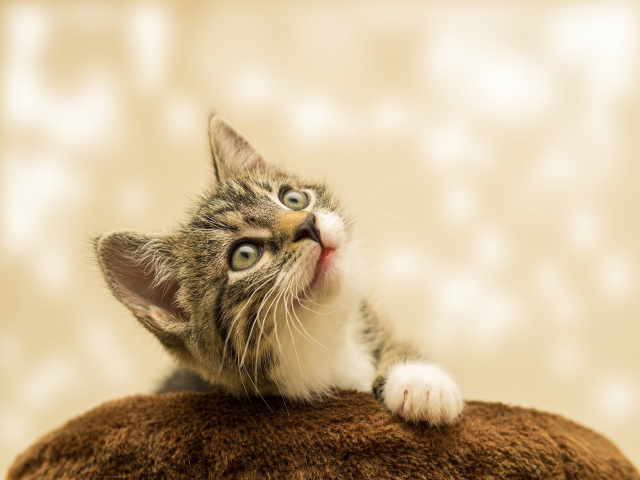
#> input picture JSY8869/EXAMPLE/test.png, 640 x 480 px, found by its file name
$ python EX5.py
#> lines starting #> are read from the running program, lines starting #| are printed output that depends on the picture
import cv2

src = cv2.imread("JSY8869/EXAMPLE/test.png", cv2.IMREAD_COLOR)
#> src is the input picture: shape (480, 640, 3); mean B, G, R 154, 184.7, 204.1
dst = cv2.flip(src, 0)
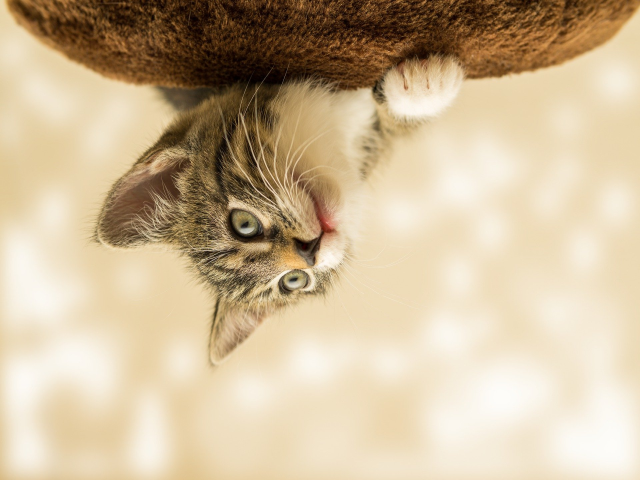
#> dst: shape (480, 640, 3); mean B, G, R 154, 184.7, 204.1

cv2.imshow("src", src) # 원본 이미지로 사용할 src를 선언, 이미지를 불러옴
cv2.imshow("dst", dst)
cv2.waitKey(0)
cv2.destroyAllWindows()
